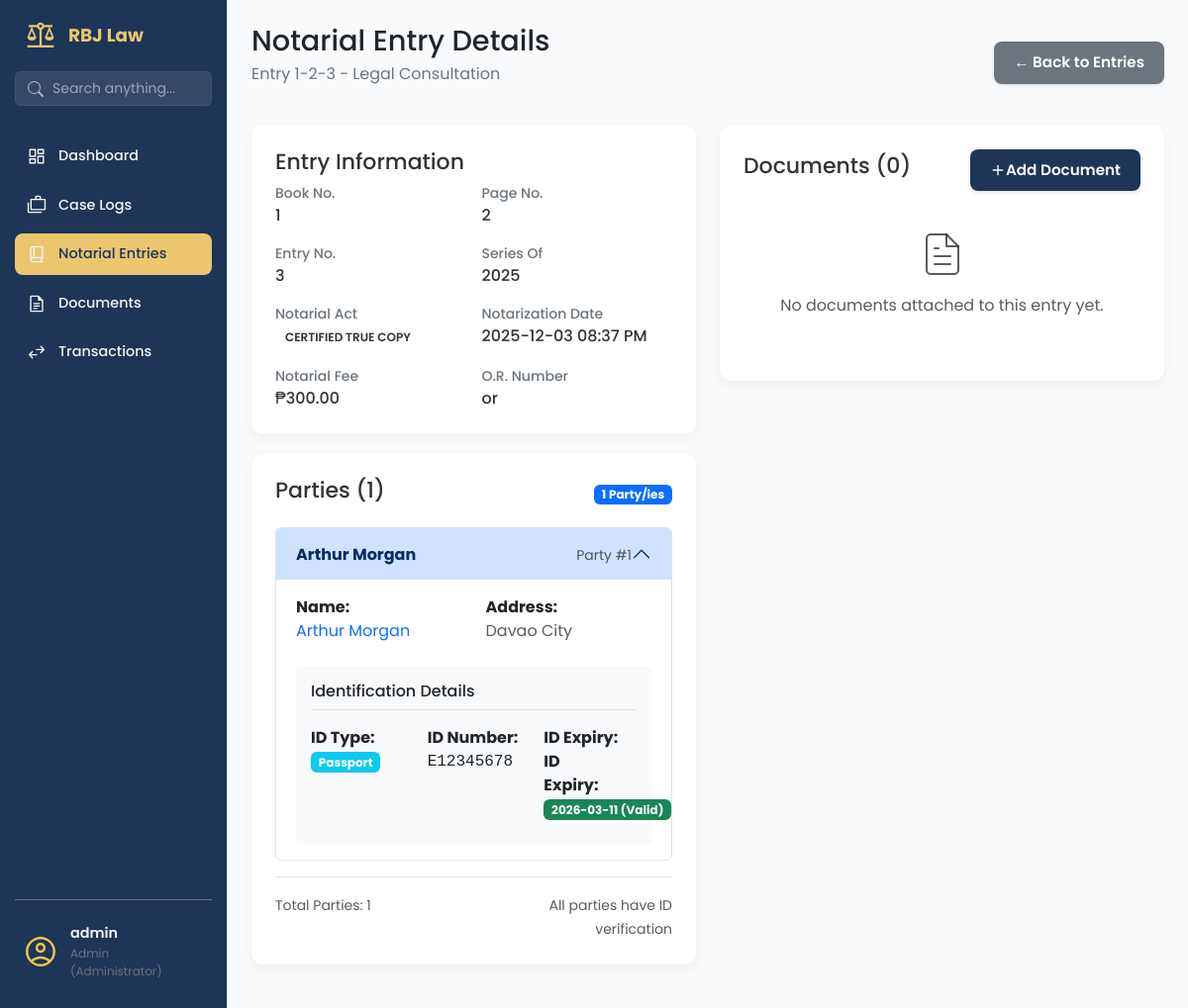
/notarial-entries/3 (signed in), run on an earlier commit of the app's database.
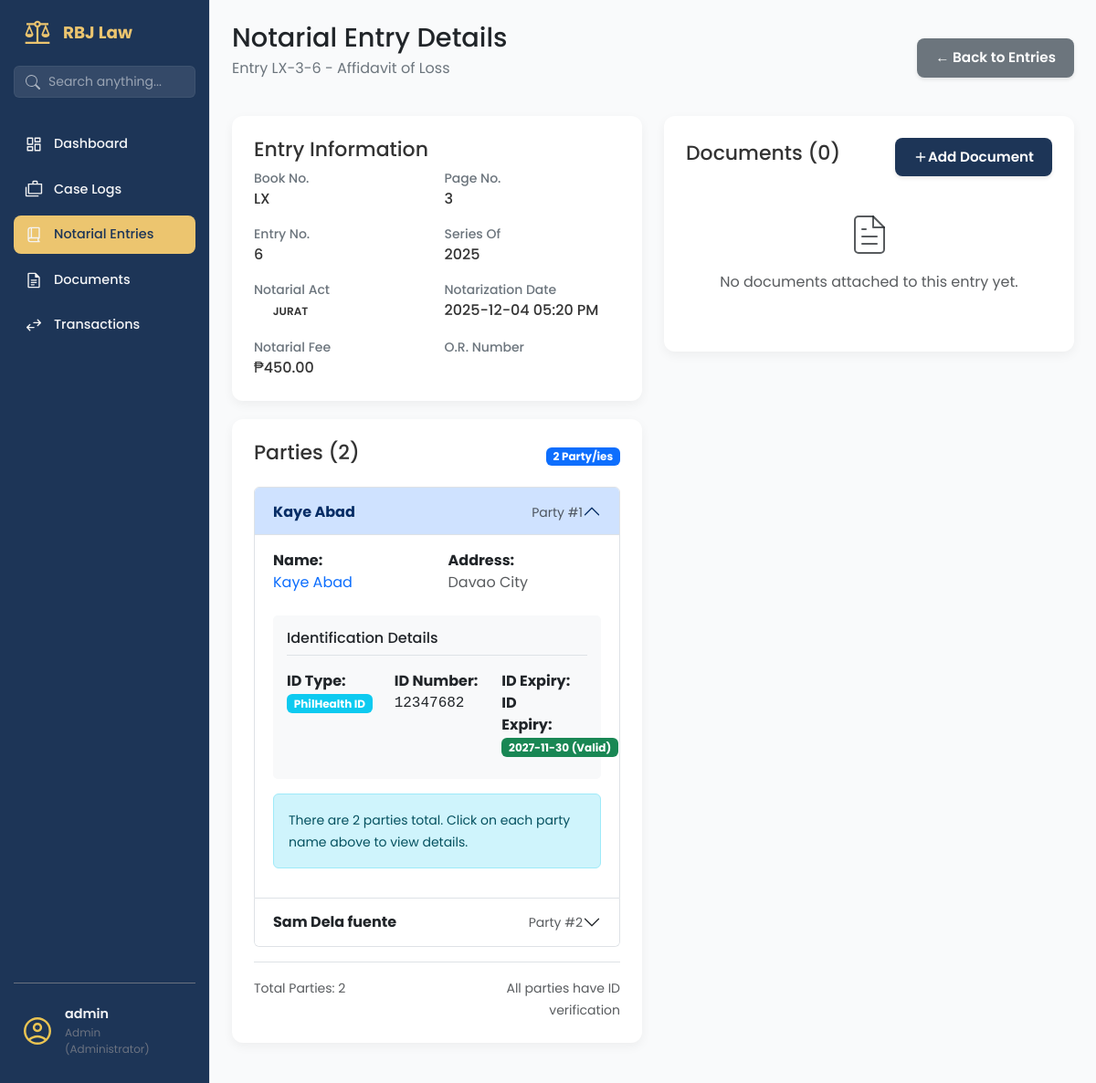
And on a later commit of the database.
### app/models/notarial_entry_mdl.py (models this page shows, shortened)
class NotarialEntry(db.Model):
    __tablename__ = 'notarial_entries'
    id = db.Column(db.Integer, primary_key=True)
    not_entry_num = db.Column(db.String(255), nullable=False)
    not_page_num = db.Column(db.String(255), nullable=False)
    not_book_num = db.Column(db.String(255), nullable=False)
    not_series = db.Column(db.Integer, nullable=False)
    not_title = db.Column(db.String(255), nullable=False)
    not_date = db.Column(db.DateTime, nullable=False, default=datetime.utcnow)
    not_type_act = db.Column(db.String(255), nullable=False)
    not_fee = db.Column(Numeric(10, 2), nullable=False)
    not_fee_or = db.Column(db.String(255), nullable=True)
    not_other_place = db.Column(db.String(255), nullable=True)
    not_comp_evidence_id = db.Column(db.String(150), nullable=True)
    transaction_item_id = db.Column(db.Integer, db.ForeignKey('transaction_items.id'), nullable=True)
    transaction_status = db.Column(db.String(50), default='no_transaction')  # no_transaction, unpaid, paid
    transaction_item = db.relationship('TransactionItem',
                                     foreign_keys=[transaction_item_id],
                                     backref='notarial_entries',  # Changed from 'notary_entries'
                                     lazy=True)

class NotarialEntryParty(db.Model):
    __tablename__ = 'notarial_entry_parties'
    id = db.Column(db.Integer, primary_key=True)
    notarial_entry_id = db.Column(db.Integer, db.ForeignKey('notarial_entries.id'), nullable=False)
    party_name = db.Column(db.String(150), nullable=False)
    party_address = db.Column(db.String(150), nullable=False)
    party_id_type = db.Column(db.String(50), nullable=True) # e.g., Passport, Drivers License
    party_id_number = db.Column(db.String(50), nullable=True)
    party_id_expiry = db.Column(db.Date, nullable=True)
    notarial_entry = db.relationship('NotarialEntry', backref='parties', lazy=True)

### app/routes/notarial_entries_routes.py (the view)
@notarial_entries_bp.route('/<int:entry_id>')
@staff_or_admin_required  # Add this
@login_required
def entry_details(entry_id):
    entry = NotarialEntryService.get_entry_by_id(entry_id)
    if not entry:
        flash('Notarial entry not found!', 'error')
        return redirect(url_for('notarial_entries.notarial_entries_page'))
    from app.services.document_service import DocumentService
    documents = DocumentService.get_documents_by_parent('notarial_entry', entry_id)
    return render_template('notarial_entry_details.html',
                         entry=entry,
                         documents=documents, # ADD documents here
                         now=datetime.utcnow()) #

### app/services/document_service.py (called while the page is built)
    @staticmethod
    def get_documents_by_parent(parent_type, parent_id):
        return Document.query.filter_by(
            parent_type=parent_type,
            parent_id=parent_id
        ).order_by(Document.uploaded_at.desc()).all()

### app/services/notarial_entry_service.py (called while the page is built)
    @staticmethod
    def get_entry_by_id(entry_id):
         return NotarialEntry.query.options(
             db.joinedload(NotarialEntry.parties),
             db.joinedload(NotarialEntry.witnesses)
         ).filter_by(id=entry_id).first()

### app/utils/permissions.py (called while the page is built)
def staff_or_admin_required(f):
    @wraps(f)
    def decorated_function(*args, **kwargs):
        if not current_user.is_authenticated:
            flash('Please login to access this page.', 'error')
            return redirect(url_for('auth.login'))
        if current_user.role not in ['admin', 'staff']:
            flash('Staff or Administrator access required.', 'error')
            return redirect(url_for('dashboard.dashboard_page'))
        return f(*args, **kwargs)
    return decorated_function

### app/templates/notarial_entry_details.html (shortened to what the changed rows need)
{% extends 'base.html' %}
{% block content %}
<main class="dashboard-content">
    <header class="dashboard-header">
        <div>
            <h1>Notarial Entry Details </h1>
            <p>Entry {{ entry.not_book_num }}-{{ entry.not_page_num }}-{{ entry.not_entry_num }} - {{ entry.not_title }}
            </p>
        </div>
    </header>
    <div class="row">
        <div class="col-md-6">
            <section class="content-section">
                <div class="panel-card" style="margin-bottom: 20px;">
                    <div class="detail-grid">
                        <div class="detail-item">
                            <span class="detail-label">Book No.</span>
                            <span class="detail-value">{{ entry.not_book_num }}</span>
                        </div>
                        <div class="detail-item">
                            <span class="detail-label">Page No.</span>
                            <span class="detail-value">{{ entry.not_page_num }}</span>
                        </div>
                        <div class="detail-item">
                            <span class="detail-label">Entry No.</span>
                            <span class="detail-value">{{ entry.not_entry_num }}</span>
                        </div>
                        <div class="detail-item">
                            <span class="detail-label">Series Of</span>
                            <span class="detail-value">{{ entry.not_series }}</span>
                        </div>
                        <div class="detail-item">
                            <span class="detail-value">
                                <span class="status-tag status-tag--{{ entry.not_type_act|lower|replace(' ', '-') }}">
                                    {{ entry.not_type_act }}
                                </span>
                            </span>
                        </div>
                        <div class="detail-item">
                            <span class="detail-label">Notarization Date</span>
                            <span class="detail-value">{{ entry.not_date.strftime('%Y-%m-%d %I:%M %p') }}</span>
                        </div>
                        <div class="detail-item">
                            <span class="detail-label">Notarial Fee</span>
                            <span class="detail-value">₱{{ "%.2f"|format(entry.not_fee) }}</span>
                        </div>
                        <div class="detail-item">
                            <span class="detail-label">O.R. Number</span>
                            <span class="detail-value">{{ entry.not_fee_or }}</span>
                        </div>
                    </div>
                </div>
                <div class="panel-card" style="margin-bottom: 20px;">
                    <div class="d-flex justify-content-between align-items-center mb-3">
                        <h5 class="panel-card__title">Parties ({{ entry.parties|length }})</h5>
                        <span class="badge bg-primary">{{ entry.parties|length }} Party/ies</span>
                    </div>
                    <div class="accordion" id="partiesAccordion">
                        {% for party in entry.parties %}
                        <div class="accordion-item">
                            <h2 class="accordion-header" id="partyHeading{{ loop.index }}">
                                <button class="accordion-button {% if not loop.first %}collapsed{% endif %}"
                                    type="button" data-bs-toggle="collapse"
                                    data-bs-target="#partyCollapse{{ loop.index }}"
                                    aria-expanded="{% if loop.first %}true{% else %}false{% endif %}"
                                    aria-controls="partyCollapse{{ loop.index }}">
                                    <div class="d-flex align-items-center w-100">
                                        <div class="flex-grow-1">
                                            <strong>{{ party.party_name }}</strong>
                                        </div>
                                        <div class="text-end">
                                            <small class="text-muted">Party #{{ loop.index }}</small>
                                        </div>
                                    </div>
                                </button>
                            </h2>
                            <div id="partyCollapse{{ loop.index }}"
                                class="accordion-collapse collapse {% if loop.first %}show{% endif %}"
                                aria-labelledby="partyHeading{{ loop.index }}" data-bs-parent="#partiesAccordion">
                                <div class="accordion-body">
                                    <div class="party-details">
                                        <div class="row mb-3">
                                            <div class="col-md-6">
                                                <div class="mb-2">
                                                    <strong>Name:</strong>
                                                    <div class="text-primary">{{ party.party_name }}</div>
                                                </div>
                                            </div>
                                            <div class="col-md-6">
                                                <div class="mb-2">
                                                    <strong>Address:</strong>
                                                    <div class="text-muted">{{ party.party_address }}</div>
                                                </div>
                                            </div>
                                        </div>
                                        <div class="party-id-details"
                                            style="background-color: #f8f9fa; padding: 15px; border-radius: 5px; margin-top: 10px;">
                                            <h6 class="mb-3 border-bottom pb-2">Identification Details</h6>
                                            <div class="row">
                                                <div class="col-md-4">
                                                    <div class="mb-2">
                                                        <strong>ID Type:</strong>
                                                        <div>
                                                            <span class="badge bg-info">
                                                                {{ party.party_id_type or 'Not specified' }}
                                                            </span>
                                                        </div>
                                                    </div>
                                                </div>
                                                <div class="col-md-4">
                                                    <div class="mb-2">
                                                        <strong>ID Number:</strong>
                                                        <div class="font-monospace">{{ party.party_id_number or 'N/A' }}
                                                        </div>
                                                    </div>
                                                </div>
                                                <div class="col-md-4">
                                                    <div class="mb-2">
                                                        <strong>ID Expiry:</strong>
                                                        <div class="col-md-4">
                                                            <div class="mb-2">
                                                                <strong>ID Expiry:</strong>
                                                                <div>
                                                                    {% if party.party_id_expiry %}
                                                                    {% set expiry_date = party.party_id_expiry %}
                                                                    {% set current_date = now.date() %}
                                                                    <span
                                                                        class="badge {% if expiry_date > current_date %}bg-success{% else %}bg-danger{% endif %}">
                                                                        {{ expiry_date.strftime('%Y-%m-%d') }}
                                                                        {% if expiry_date > current_date %}
                                                                        (Valid)
                                                                        {% else %}
                                                                        (Expired)
                                                                        {% endif %}
                                                                    </span>
                                                                    {% else %}
                                                                    <span class="badge bg-secondary">Not
                                                                        specified</span>
                                                                    {% endif %}
                                                                </div>
                                                            </div>
                                                        </div>
                                                    </div>
                                                </div>
                                            </div>
                                        </div>
                                        {% if loop.index == 1 and entry.parties|length > 1 %}
                                        <div class="mt-3 alert alert-info">
                                            <small>
                                                There are {{ entry.parties|length }} parties total. Click on each party
                                                name above to view details.
                                            </small>
                                        </div>
                                        {% endif %}
                                    </div>
                                </div>
                            </div>
                        </div>
                        {% endfor %}
                    </div>
                    <div class="mt-3 pt-3 border-top">
                        <div class="row">
                            <div class="col-md-6">
                                <small class="text-muted">
                                    Total Parties: {{ entry.parties|length }}
                                </small>
                            </div>
                        </div>
                    </div>
                </div>
            </section>
        </div>
    </div>
</main>
{% endblock %}

What changed in the data, as far as the page shows it:
removed NotarialEntryParty: party_name "Arthur Morgan", party_address "Davao City", party_id_type "Passport", party_id_number "E12345678", strftime "2026-03-11", shows "(Valid)"
changed NotarialEntry: not_book_num "1" → "LX"; not_page_num "2" → "3"; not_entry_num "3" → "6"; not_title "Legal Consultation" → "Affidavit of Loss"; not_type_act "CERTIFIED TRUE COPY" → "JURAT"; not_date "2025-12-03 08:37 PM" → "2025-12-04 05:20 PM"; not_fee "300.00" → "450.00"; not_fee_or "or" → (not shown)
added NotarialEntryParty: party_name "Kaye Abad", party_address "Davao City", party_id_type "PhilHealth ID", party_id_number "12347682", strftime "2027-11-30", shows "(Valid)", parties|length "2"
added NotarialEntryParty: party_name "Sam Dela fuente"
Also different on the page:
{{ entry.parties|length }}: "1" → "2"
